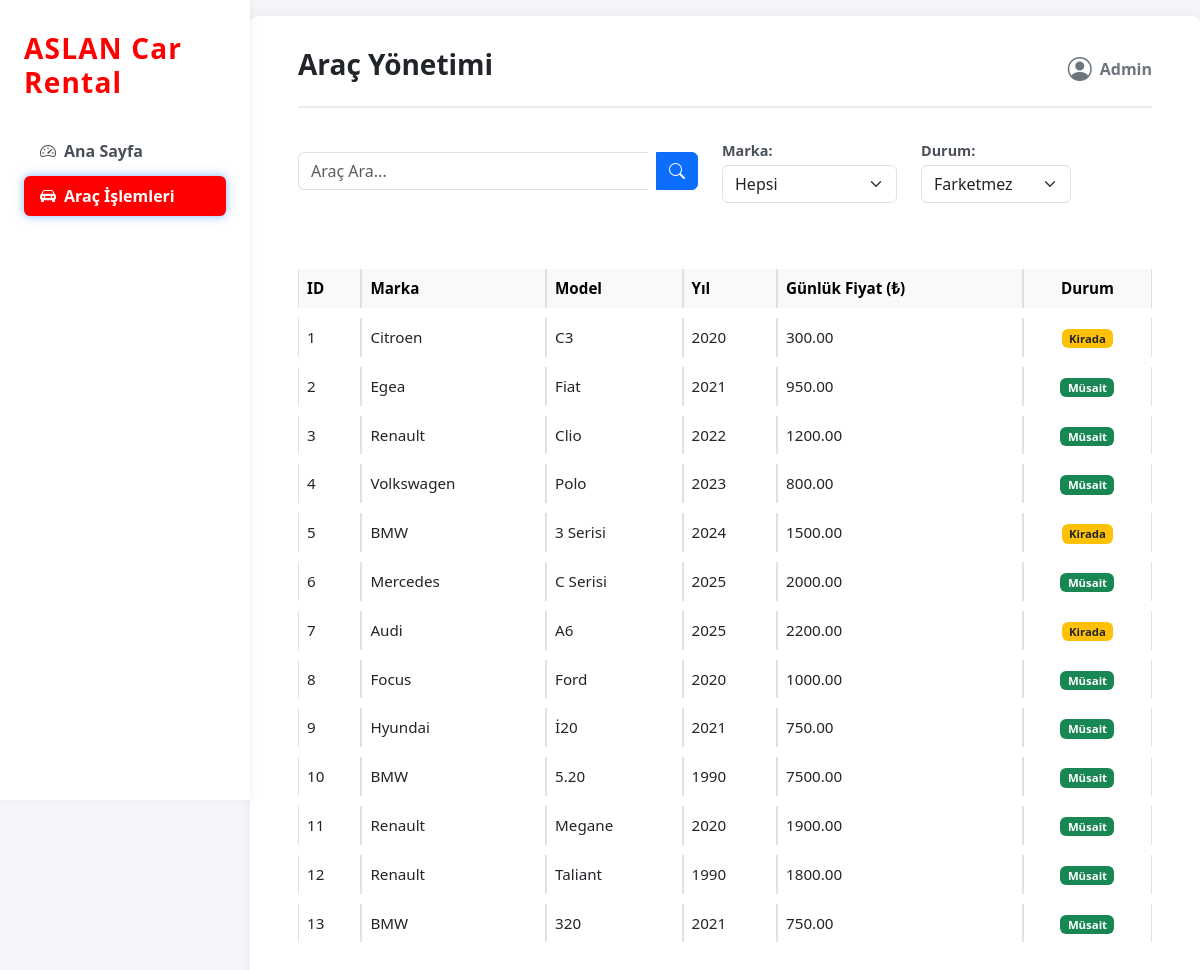
The page /admin/araclar (signed in) on the database its author committed.
### app.py (models this page shows)
class Car(db.Model):
    id = db.Column(db.Integer, primary_key=True)
    model = db.Column(db.String(80), nullable=False)
    marka = db.Column(db.String(80), nullable=False)
    yil = db.Column(db.Integer)
    fiyat_gunluk = db.Column(db.Float)
    image_filename = db.Column(db.String(255))
    kiralamalar = db.relationship("Reservation", backref="car", lazy=True)
    @property
    def durum(self):
        today = date.today()
        for kira in self.kiralamalar:
            if (
                kira.baslangic_tarihi and
                kira.bitis_tarihi and
                kira.baslangic_tarihi.date() <= today <= kira.bitis_tarihi.date() and
                not kira.iade_edildi
            ):
                return "Kirada"
        return "Müsait"

### app.py (the view)
@app.route('/admin/araclar', methods=['GET', 'POST'])
def admin_arac_listesi():
    if 'user_id' in session and session.get('role') == 'admin':
        arabalar = Car.query.all()
        return render_template('arac_liste.html', araclar=arabalar)  # buradaki değişken ismi düzeltildi
    else:
        flash('Bu sayfaya erişim yetkiniz yok.', 'error')
        return redirect(url_for('anasayfa'))

### templates/arac_liste.html (shortened to what this page needs)
<!DOCTYPE html>
<html lang="tr">
<head>
  <link href="https://cdn.jsdelivr.net/npm/bootstrap@5.3.0/dist/css/bootstrap.min.css" rel="stylesheet" />
  <link rel="stylesheet" href="https://cdn.jsdelivr.net/npm/bootstrap-icons@1.11.3/font/bootstrap-icons.css" />
  <link rel="stylesheet" href="{{ url_for('static', filename='css/aracliste.css') }}" />
</head>
<body>
  <nav class="sidebar">
    <h3>ASLAN Car Rental</h3>
    <ul id="admin-menu" class="nav flex-column">
      <li class="nav-item"><a href="/admin-panel" class="nav-link"><i class="bi bi-speedometer2"></i> Ana Sayfa</a></li>
      <li class="nav-item"><a href="/admin/araclar" class="nav-link active"><i class="bi bi-car-front-fill"></i> Araç İşlemleri</a></li>
    </ul>
  </nav>
  <main class="main-content">
    <header class="page-header">
      <h1>Araç Yönetimi</h1>
      <div class="user-info" title="Profil">
        <i class="bi bi-person-circle"></i>
        <span id="current-user">Admin</span>
      </div>
    </header>
    <section class="filters">
      <form role="search" action="" method="GET">
        <input type="search" name="q" class="form-control" placeholder="Araç Ara..." aria-label="Araç Ara" />
        <button type="submit" class="btn btn-primary"><i class="bi bi-search"></i></button>
      </form>
      <div class="filter-group">
        <label for="markaFiltre">Marka:</label>
        <select class="form-select" id="markaFiltre" name="markaFiltre" aria-label="Marka Filtre">
          <option value="">Hepsi</option>
        </select>
      </div>
      <div class="filter-group">
        <label for="durumFiltre">Durum:</label>
        <select class="form-select" id="durumFiltre" name="durumFiltre" aria-label="Durum Filtre">
          <option value="">Farketmez</option>
        </select>
      </div>
    </section>
    <section class="vehicle-list">
      <table class="table table-bordered table-hover mt-4">
        <thead class="table-light">
          <tr>
            <th scope="col">ID</th>
            <th scope="col">Marka</th>
            <th scope="col">Model</th>
            <th scope="col">Yıl</th>
            <th scope="col">Günlük Fiyat (₺)</th>
            <th scope="col" class="text-center">Durum</th>
          </tr>
        </thead>
        <tbody>
          {% for arac in araclar %}
          <tr>
            <td>{{ arac.id }}</td>
            <td>{{ arac.marka }}</td>
            <td>{{ arac.model }}</td>
            <td>{{ arac.yil }}</td>
            <td>{{ "%.2f"|format(arac.fiyat_gunluk) }}</td>
            <td class="text-center">
              {% if arac.durum == 'Kirada' %}
                <span class="badge bg-warning text-dark">Kirada</span>
              {% elif arac.durum == 'Müsait' %}
                <span class="badge bg-success">Müsait</span>
              {% else %}
                <span class="badge bg-secondary">Bilinmiyor</span>
              {% endif %}
            </td>
          </tr>
          {% else %}
          <tr><td colspan="6" class="text-center text-muted">Kayıtlı araç bulunmamaktadır.</td></tr>
          {% endfor %}
        </tbody>
      </table>
    </section>
  </main>
</body>
</html>

### static/css/aracliste.css (style rules this page uses)
body { background-color: #f4f6f9; font-family: 'Segoe UI', Tahoma, Geneva, Verdana, sans-serif; color: #343a40; min-height: 100vh; }
.sidebar { width: 250px; min-height: 100vh; background: #fff; box-shadow: 2px 0 8px rgba(0,0,0,0.05); position: fixed; top: 0; left: 0; padding: 2rem 1.5rem; display: flex; flex-direction: column; z-index: 1030; }
.sidebar h3 { font-weight: 700; color: #ff0000; margin-bottom: 2rem; user-select: none; letter-spacing: 1.2px; }
.sidebar .nav-link { color: #495057; font-weight: 600; padding: 0.5rem 1rem; border-radius: 0.375rem; transition: background-color 0.3s, color 0.3s; margin-bottom: 0.3rem; display: flex; align-items: center; gap: 0.5rem; }
.sidebar .nav-link.active { background-color: #ff0000; color: white !important; box-shadow: 0 0 10px rgb(13 110 253 / 0.5); user-select: none; }
.main-content { margin-left: 250px; padding: 2rem 3rem; min-height: 100vh; display: flex; flex-direction: column; background: #fff; box-shadow: 0 0 15px rgb(0 0 0 / 0.05); border-radius: 0.5rem; margin-top: 1rem; margin-bottom: 1rem; }
header.page-header { display: flex; justify-content: space-between; align-items: center; margin-bottom: 2rem; border-bottom: 2px solid #e9ecef; padding-bottom: 1rem; }
header.page-header h1 { font-weight: 700; font-size: 1.75rem; color: #212529; user-select: none; }
.user-info { display: flex; align-items: center; gap: 0.5rem; color: #6c757d; font-weight: 600; cursor: pointer; position: relative; }
.user-info i { font-size: 1.5rem; }
.filters { display: flex; gap: 1.5rem; flex-wrap: wrap; margin-bottom: 2rem; align-items: center; }
.filters form { display: flex; gap: 0.5rem; flex-grow: 1; max-width: 400px; }
.filters form input[type="search"] { border-radius: 0.375rem 0 0 0.375rem; border-right: none; }
.filters form button { border-radius: 0 0.375rem 0.375rem 0; }
.filters .filter-group { display: flex; flex-direction: column; gap: 0.25rem; min-width: 150px; }
.filters .filter-group label { font-weight: 600; font-size: 0.9rem; color: #495057; }
table { border-collapse: separate; border-spacing: 0 10px; width: 100%; font-size: 0.95rem; }
thead tr { background-color: #ff0000; color: white; border-radius: 0.5rem; user-select: none; }
thead th { padding: 12px 16px; text-align: left; vertical-align: middle; }
tbody tr { background-color: #f8f9fa; border-radius: 0.5rem; transition: background-color 0.25s; cursor: default; }
tbody td { padding: 12px 16px; vertical-align: middle; }
tbody td.text-center { text-align: center; }

### rows shown on the page
Car: id "1", marka "Citroen", model "C3", yil "2020", fiyat_gunluk "300.00", shows "Kirada"
Car: id "2", marka "Egea", model "Fiat", yil "2021", fiyat_gunluk "950.00", shows "Müsait"
Car: id "3", marka "Renault", model "Clio", yil "2022", fiyat_gunluk "1200.00", shows "Müsait"
Car: id "4", marka "Volkswagen", model "Polo", yil "2023", fiyat_gunluk "800.00", shows "Müsait"
Car: id "5", marka "BMW", model "3 Serisi", yil "2024", fiyat_gunluk "1500.00", shows "Kirada"
Car: id "6", marka "Mercedes", model "C Serisi", yil "2025", fiyat_gunluk "2000.00", shows "Müsait"
Car: id "7", marka "Audi", model "A6", yil "2025", fiyat_gunluk "2200.00", shows "Kirada"
Car: id "8", marka "Focus", model "Ford", yil "2020", fiyat_gunluk "1000.00", shows "Müsait"
Car: id "9", marka "Hyundai", model "İ20", yil "2021", fiyat_gunluk "750.00", shows "Müsait"
Car: id "10", marka "BMW", model "5.20", yil "1990", fiyat_gunluk "7500.00", shows "Müsait"
Car: id "11", marka "Renault", model "Megane", yil "2020", fiyat_gunluk "1900.00", shows "Müsait"
Car: id "12", marka "Renault", model "Taliant", yil "1990", fiyat_gunluk "1800.00", shows "Müsait"
Car: id "13", marka "BMW", model "320", yil "2021", fiyat_gunluk "750.00", shows "Müsait"
